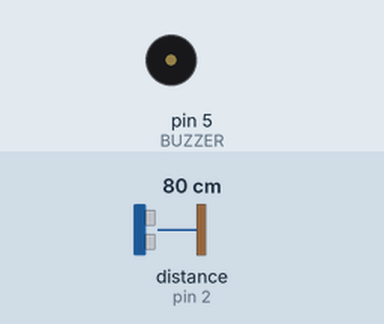
Recording of a sketch running on a simulated Arduino Uno, built with avr-gcc and run on an emulated ATmega328P. Shown: buzzer (waves = sounding, pin HIGH). Wiring (inferred from the names in the program): ultrasonic range finder: trigger pin 3; echo pin 2. Inputs (shaded band) come from the test bench; at power-on: distance to the obstacle (sensor on pin 2) 80 cm. The echo pulse lasts 58.3 µs per cm; pins used as bus, display or sensor lines are not drawn.

Above: at 0.9 s.
1.3 s: distance to the obstacle (sensor on pin 2) set to 18 cm
4.3 s: distance to the obstacle (sensor on pin 2) set to 2 cm
Timing chart, 0 to 13.3 s (numbered marks = the images above; inputs shaded):
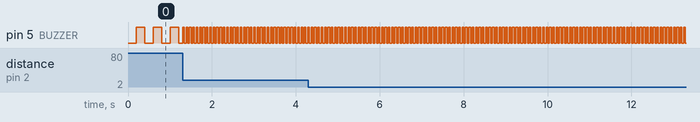

The sketch:

miniprojectlabcode.ino
```cpp
#define TRIG 3
#define ECHO 2
#define BUZZER 5

unsigned long previousMillis = 0;

int buzzerState = LOW;

int flickerSpeed = 0;

void setup() {
  pinMode(TRIG, OUTPUT);
  pinMode(ECHO, INPUT);
  pinMode(BUZZER, OUTPUT);
}

void loop() {

  digitalWrite(TRIG, LOW);
  delayMicroseconds(2);
  digitalWrite(TRIG, HIGH);
  delayMicroseconds(10);
  digitalWrite(TRIG, LOW);


  long duration = pulseIn (ECHO, HIGH, 20000); //Timeout 20ms
  int distance = duration * 0.034 / 2;
// define Buzzer speed

  if (distance > 90 || distance <= 0) { // if object not available
  flickerSpeed = 0;
  }
  else if (distance > 70) {
  flickerSpeed = 200; // Slow flicker
} else if (distance > 30) {
  flickerSpeed = 100; // Fast flicker
} else {
  flickerSpeed = 40; // Ultra fast flicker
}

// Buzzer flicker using millis()

if (flickerSpeed > 0) {
  unsigned long currentMillis = millis();
  if (currentMillis - previousMillis >= flickerSpeed){
    previousMillis = currentMillis;
    buzzerState = !buzzerState;
    digitalWrite(BUZZER, buzzerState);
  }
} else {
  digitalWrite(BUZZER, LOW);
  }
}
```

Measured:
- after the input at 1.3 s, pin 5 (BUZZER): alternates HIGH for 0.04 s and LOW for 0.04 s, starting at once
- by itself, pin 5 (BUZZER): alternates HIGH for 0.20 s and LOW for 0.20 s
